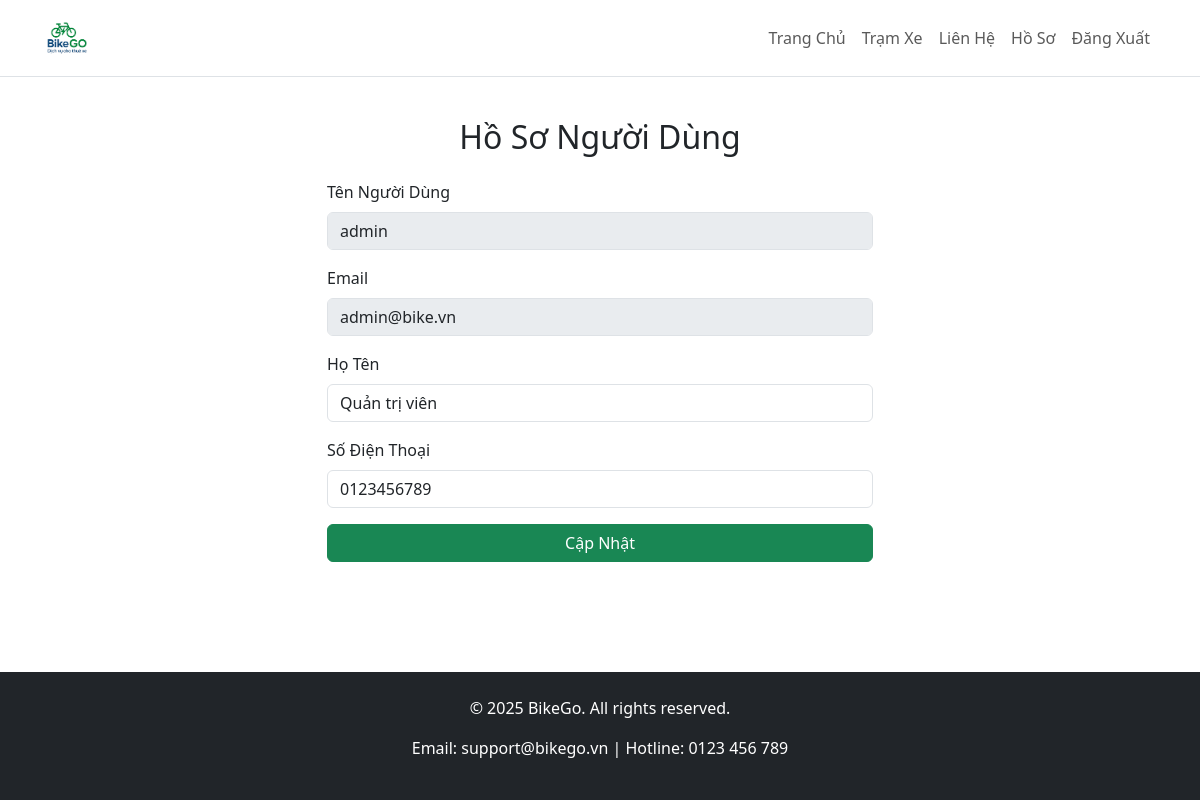
The app's page /profile.php (signed in) with its own data.
### tables this page shows
CREATE TABLE IF NOT EXISTS users (
    id INT AUTO_INCREMENT PRIMARY KEY,
    username VARCHAR(50) NOT NULL UNIQUE,
    email VARCHAR(100) NOT NULL UNIQUE,
    password VARCHAR(255) NOT NULL,
    full_name VARCHAR(100),
    phone VARCHAR(20),
    role ENUM('user', 'admin') DEFAULT 'user',
    created_at TIMESTAMP DEFAULT CURRENT_TIMESTAMP
);

### profile.php (the view, shortened to what this page needs)
<?php
require_once 'includes/db_connect.php';
$stmt = $pdo->prepare("SELECT username, email, full_name, phone FROM users WHERE id = ?");
$stmt->execute([$_SESSION['user_id']]);
$user = $stmt->fetch();
require_once 'includes/header.php';
?>
<section class="py-5">
    <div class="container">
        <h2 class="text-center mb-4">Hồ Sơ Người Dùng</h2>
        <div class="row justify-content-center">
            <div class="col-md-6">
                <form method="post" class="needs-validation" novalidate>
                    <div class="mb-3">
                        <label for="username" class="form-label">Tên Người Dùng</label>
                        <input type="text" class="form-control" id="username" value="<?php echo htmlspecialchars($user['username']); ?>" disabled>
                    </div>
                    <div class="mb-3">
                        <label for="email" class="form-label">Email</label>
                        <input type="email" class="form-control" id="email" value="<?php echo htmlspecialchars($user['email']); ?>" disabled>
                    </div>
                    <div class="mb-3">
                        <label for="full_name" class="form-label">Họ Tên</label>
                        <input type="text" class="form-control" id="full_name" name="full_name" value="<?php echo htmlspecialchars($user['full_name'] ?? ''); ?>">
                    </div>
                    <div class="mb-3">
                        <label for="phone" class="form-label">Số Điện Thoại</label>
                        <input type="text" class="form-control" id="phone" name="phone" value="<?php echo htmlspecialchars($user['phone'] ?? ''); ?>">
                    </div>
                    <button type="submit" class="btn btn-success w-100">Cập Nhật</button>
                </form>
            </div>
        </div>
    </div>
</section>
<?php require_once 'includes/footer.php'; ?>

### assets/css/custom.css (style rules this page uses)
body { padding-top: 70px; }

### records on screen
users: username "admin", email "admin@bike.vn", full_name "Quản trị viên", phone "0123456789"
